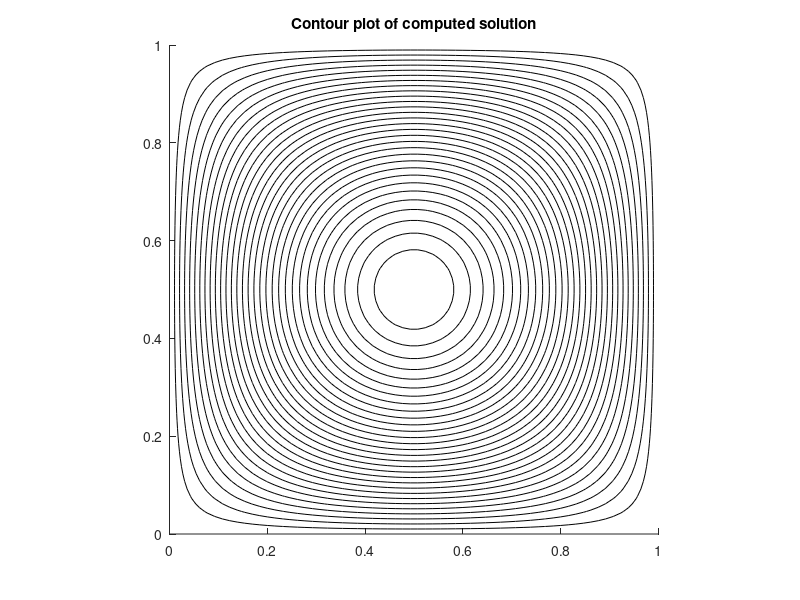
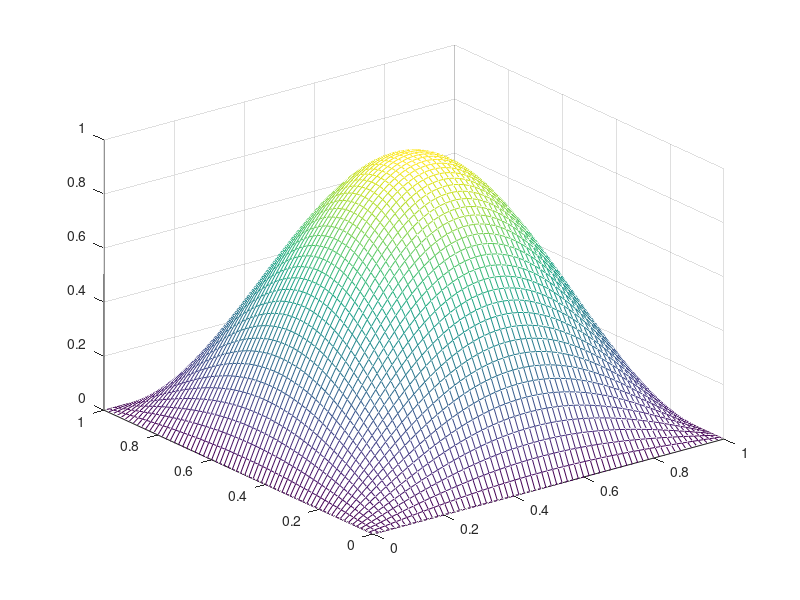

Reproduce these figures in MATLAB, in order.

% poisson2.m  -- solve the Poisson problem u_{xx} + u_{yy} = f(x,y)
% on [a,b] x [a,b].  
% 
% The 5-point Laplacian is used at interior grid points.
% This system of equations is then solved using backslash.
% 
% From  http://www.amath.washington.edu/~rjl/fdmbook/chapter3  (2007)


a = 0; 
b = 1; 
m = 64;
h = (b-a)/(m+1);
x = linspace(a,b,m+2);   % grid points x including boundaries
y = linspace(a,b,m+2);   % grid points y including boundaries


[X,Y] = meshgrid(x,y);      % 2d arrays of x,y values
X = X';                     % transpose so that X(i,j),Y(i,j) are
Y = Y';                     % coordinates of (i,j) point

Iint = 2:m+1;              % indices of interior points in x
Jint = 2:m+1;              % indices of interior points in y
Xint = X(Iint,Jint);       % interior points
Yint = Y(Iint,Jint);

% f = @(x,y) 1.25*exp(x+y/2);         % f(x,y) function
f=@(x,y)-2*pi*pi*sin(pi*x).*sin(pi*y);
% f=@(x,y)-2*((1-6*x.^2).*y.^2.*(1-y.^2)+(1-6*y.^2).*x.^2.*(1-x.^2));

rhs = f(Xint,Yint);        % evaluate f at interior points for right hand side
                           % rhs is modified below for boundary conditions.

utrue = 0.*exp(X+Y/2);        % true solution for test problem

% set boundary conditions around edges of usoln array:

usoln = utrue;              % use true solution for this test problem
                            % This sets full array, but only boundary values
                            % are used below.  For a problem where utrue
                            % is not known, would have to set each edge of
                            % usoln to the desired Dirichlet boundary values.


% adjust the rhs to include boundary terms:
rhs(:,1) = rhs(:,1) - usoln(Iint,1)/h^2;
rhs(:,m) = rhs(:,m) - usoln(Iint,m+2)/h^2;
rhs(1,:) = rhs(1,:) - usoln(1,Jint)/h^2;
rhs(m,:) = rhs(m,:) - usoln(m+2,Jint)/h^2;


% convert the 2d grid function rhs into a column vector for rhs of system:
F = reshape(rhs,m*m,1);

% form matrix A:
I = speye(m);
e = ones(m,1);
T = spdiags([e -4*e e],[-1 0 1],m,m);
S = spdiags([e e],[-1 1],m,m);
A = (kron(I,T) + kron(S,I)) / h^2;


% Solve the linear system:
uvec = A\F;  

% reshape vector solution uvec as a grid function and 
% insert this interior solution into usoln for plotting purposes:
% (recall boundary conditions in usoln are already set) 

usoln(Iint,Jint) = reshape(uvec,m,m);

% assuming true solution is known and stored in utrue:
err = max(max(abs(usoln-utrue)));   
fprintf('Error relative to true solution of PDE = %10.3e \n',err)

% plot results:

clf
hold on

% plot grid:
% plot(X,Y,'g');  plot(X',Y','g')

% plot solution:
contour(X,Y,usoln,30,'k')

axis([a b a b])
daspect([1 1 1])
title('Contour plot of computed solution')
hold off
%%
figure;
mesh(X,Y,usoln);
